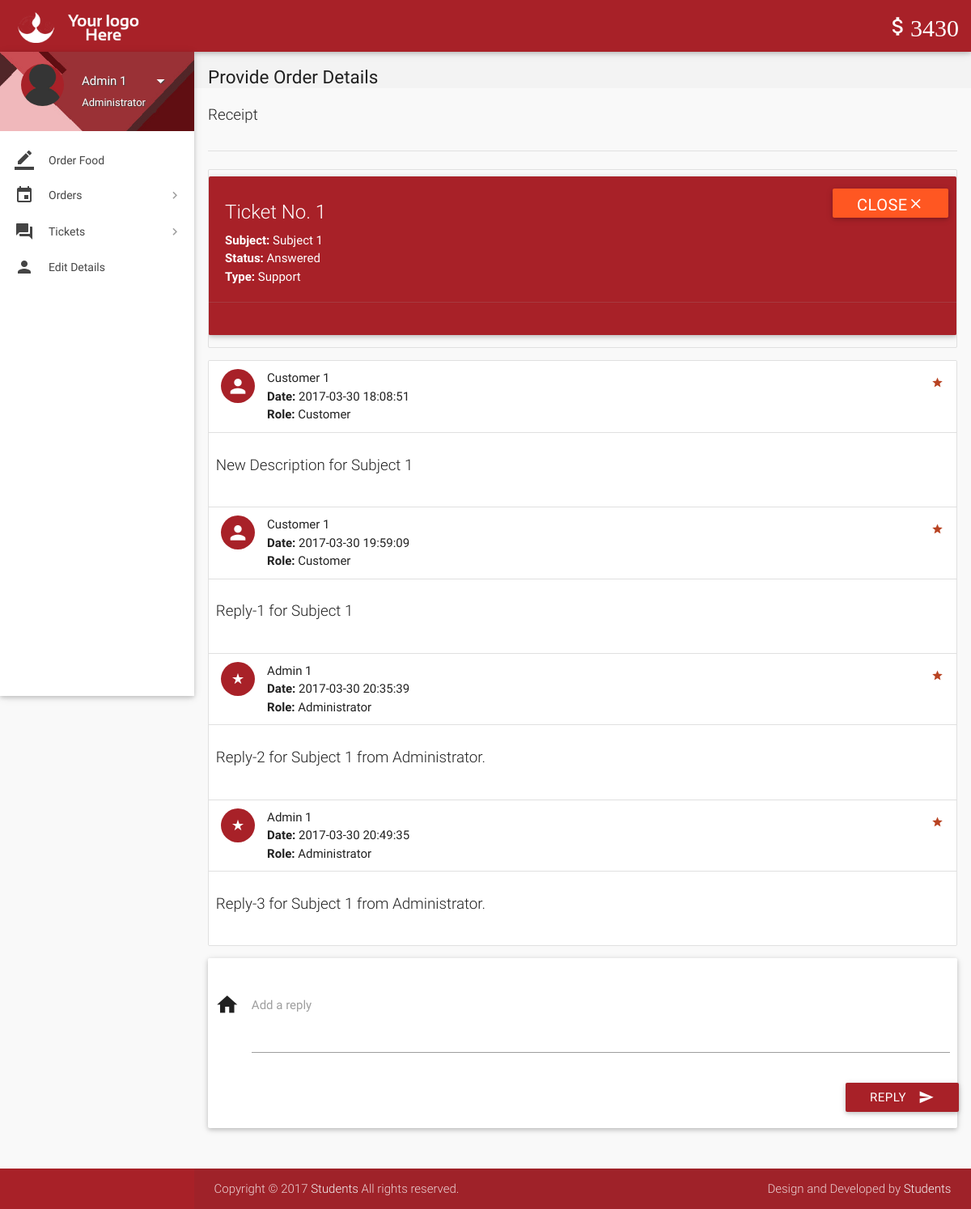
Page /view-ticket-admin.php?id=1 (signed in) on the earlier database version.
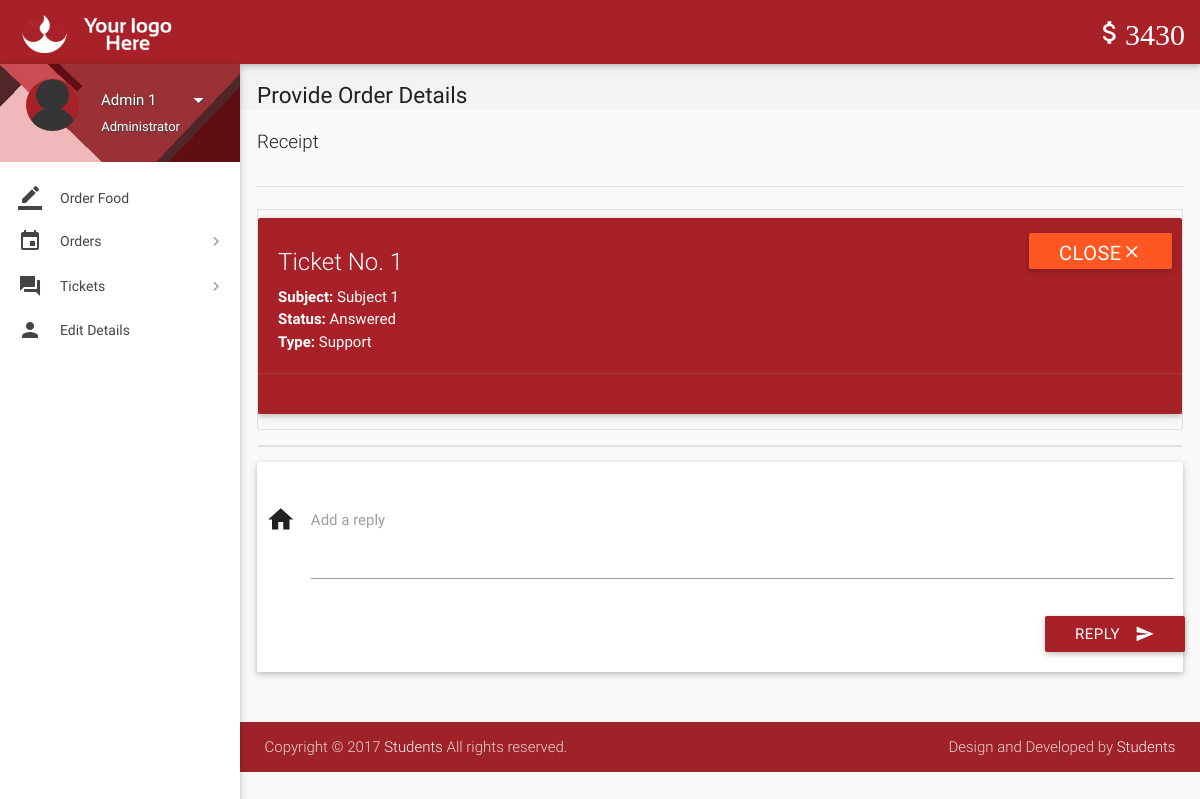
Same page on the later database version.
### tables this page shows
CREATE TABLE `wallet_details` (
  `id` int(11) NOT NULL,
  `wallet_id` int(11) NOT NULL,
  `number` varchar(16) NOT NULL,
  `cvv` int(3) NOT NULL,
  `balance` int(11) NOT NULL DEFAULT 2000
);

CREATE TABLE `tickets` (
  `id` int(11) NOT NULL,
  `poster_id` int(11) NOT NULL,
  `subject` varchar(100) NOT NULL,
  `description` varchar(3000) NOT NULL,
  `status` varchar(8) NOT NULL DEFAULT 'Open',
  `type` varchar(30) NOT NULL DEFAULT 'Others',
  `date` datetime NOT NULL DEFAULT current_timestamp(),
  `deleted` tinyint(4) NOT NULL DEFAULT 0
);

CREATE TABLE `ticket_details` (
  `id` int(11) NOT NULL,
  `ticket_id` int(11) NOT NULL,
  `user_id` int(11) NOT NULL,
  `description` varchar(1000) NOT NULL,
  `date` datetime NOT NULL DEFAULT current_timestamp()
);

CREATE TABLE `users` (
  `id` int(11) NOT NULL,
  `role` varchar(15) NOT NULL DEFAULT 'Customer',
  `name` varchar(15) NOT NULL,
  `username` varchar(10) NOT NULL,
  `password` varchar(16) NOT NULL,
  `email` varchar(35) DEFAULT NULL,
  `address` varchar(300) DEFAULT NULL,
  `contact` bigint(11) NOT NULL,
  `verified` tinyint(1) NOT NULL DEFAULT 0,
  `deleted` tinyint(4) NOT NULL DEFAULT 0
);

### includes/wallet.php (called while the page is built)
<?php
$user_id=$_SESSION['user_id'];
$sql = mysqli_query($con, "SELECT * FROM wallet where customer_id = $user_id");
while($row1 = mysqli_fetch_array($sql)){
$wallet_id = $row1['id'];
}
$sql = mysqli_query($con, "SELECT * FROM wallet_details where wallet_id = $wallet_id");
while($row1 = mysqli_fetch_array($sql)){
$balance = $row1['balance'];
}
?>

### includes/connect.php (called while the page is built, shortened)
<?php
$name = $_SESSION['name'];
$role = $_SESSION['role'];
?>

### view-ticket-admin.php (the view, shortened to what this page needs)
<?php
include 'includes/connect.php';
include 'includes/wallet.php';
$continue=0;
if($_SESSION['admin_sid']==session_id())
{
		$ticket_id = $_GET['id'];
		$sql1 = "SELECT * FROM tickets WHERE id = $ticket_id;";
		if(mysqli_num_rows(mysqli_query($con,$sql1))>0){
			$row  = $con->query($sql1)->fetch_assoc();
			$type = $row['type'];
			$subject = $row['subject'];
			$status = $row['status'];
			$continue=1;
		}
		else
			$continue = 0;
}
if($continue){
?>
<!DOCTYPE html>
<html lang="en">
<head>
  <link href="css/materialize.min.css" type="text/css" rel="stylesheet" media="screen,projection">
  <link href="css/style.min.css" type="text/css" rel="stylesheet" media="screen,projection">
  <link href="css/custom/custom.min.css" type="text/css" rel="stylesheet" media="screen,projection">
  <link href="js/plugins/perfect-scrollbar/perfect-scrollbar.css" type="text/css" rel="stylesheet" media="screen,projection">
</head>
<body>
  <header id="header" class="page-topbar">
        <div class="navbar-fixed">
            <nav class="navbar-color">
                <div class="nav-wrapper">
                    <ul class="left">
                      <li><h1 class="logo-wrapper"><a href="index.php" class="brand-logo darken-1"><img src="images/materialize-logo.png" alt="logo"></a> <span class="logo-text">Logo</span></h1></li>
                    </ul>
                    <ul class="right hide-on-med-and-down">
                        <li><a href="#" class="waves-effect waves-block waves-light"><i class="mdi-editor-attach-money"><?php echo $balance;?></i></a>
                        </li>
                    </ul>
                </div>
            </nav>
        </div>
  </header>
  <div id="main">
    <div class="wrapper">
      <aside id="left-sidebar-nav">
        <ul id="slide-out" class="side-nav fixed leftside-navigation">
            <li class="user-details cyan darken-2">
            <div class="row">
                <div class="col col s4 m4 l4">
                    <img src="images/avatar.jpg" alt="" class="circle responsive-img valign profile-image">
                </div>
                <div class="col col s8 m8 l8">
                    <a class="btn-flat dropdown-button waves-effect waves-light white-text profile-btn" href="#" data-activates="profile-dropdown"><?php echo $name;?> <i class="mdi-navigation-arrow-drop-down right"></i></a>
                    <p class="user-roal"><?php echo $role;?></p>
                </div>
            </div>
            </li>
            <li class="bold"><a href="index.php" class="waves-effect waves-cyan"><i class="mdi-editor-border-color"></i> Order Food</a>
            </li>
                <li class="no-padding">
                    <ul class="collapsible collapsible-accordion">
                        <li class="bold"><a class="collapsible-header waves-effect waves-cyan"><i class="mdi-editor-insert-invitation"></i> Orders</a>
                        </li>
                    </ul>
                </li>
                 <li class="no-padding">
                    <ul class="collapsible collapsible-accordion">
                        <li class="bold"><a class="collapsible-header waves-effect waves-cyan"><i class="mdi-action-question-answer"></i> Tickets</a>
                        </li>
                    </ul>
                </li>
            <li class="bold"><a href="details.php" class="waves-effect waves-cyan"><i class="mdi-social-person"></i> Edit Details</a>
            </li>
        </ul>
        </aside>
      <section id="content">
        <div id="breadcrumbs-wrapper">
          <div class="container">
            <div class="row">
              <div class="col s12 m12 l12">
                <h5 class="breadcrumbs-title">Provide Order Details</h5>
              </div>
            </div>
          </div>
        </div>
        <div class="container">
          <p class="caption">Receipt</p>
          <div class="divider"></div>
<div class="section">
                                <?php
								echo '<ul id="task-card" class="collection with-header">
									<div id="card-alert" class="card cyan">
										<div class="card-content white-text">
										<span class="card-title white-text darken-1">Ticket No. '.$ticket_id.'</span>
										<p><strong>Subject: </strong>'.$subject.'</p>
										<p><strong>Status: </strong>'.$status.'</p>
										<p><strong>Type: </strong>'.$type.'</p>
										</div>
										<div class="card-action cyan">
										<form method="post" action="routers/ticket-status.php">
										<input type="hidden" name="ticket_id" value="'.$ticket_id.'">
										<input type="hidden" name="status" value="'.($status != 'Closed' ? 'Closed' : 'Open').'">
										<button class="waves-effect waves-light deep-orange btn white-text" type="submit" name="action">'
										.($status != 'Closed' ? 'Close<i class="mdi-navigation-close"></i>' : 'Reopen<i class="mdi-navigation-check"></i>').'
										</button>
										</form>
										</div>
									</div>
                                </ul>';
								echo '<ul id="issues-collection" class="collection">';
								$sql1 = mysqli_query($con, "SELECT * from ticket_details WHERE ticket_id = $ticket_id;");
								while($row1 = mysqli_fetch_array($sql1)){
									$sql2 = "SELECT * FROM users WHERE id = ".$row1['user_id'].";";
									if(mysqli_num_rows(mysqli_query($con,$sql2))>0){
										$row2  = $con->query($sql2)->fetch_assoc();
										$name = $row2['name'];
										$role1 = $row2['role'];
									}
								  echo '
								  <li class="collection-item avatar">
									  <i class="'.($role1=='Administrator' ? 'mdi-action-star-rate' : 'mdi-social-person').' cyan circle"></i>
									  <span class="collection-header"> '.$name.'</span>
									  <p><strong>Date:</strong> '.$row1['date'].'</p>
									  <p><strong>Role:</strong> '.$role1.'</p>
									  <a href="#" class="secondary-content">
									  <i class="mdi-action-grade"></i></a>
								  </li>
								  <li class="collection-item">
									  <div class="row">
									  <p class="caption">'.$row1['description'].'</p>
									  </div>
									  </li>';
								}
							  echo '</ul>';
							  if($status != 'Closed'){
							  echo '
							  <div class="card-panel">
                  <div class="row">
                    <form class="formValidate" id="formValidate" method="post" action="routers/ticket-message.php" novalidate="novalidate" class="col s12">
                      <div class="row">
					  <input type="hidden" name="role" value="'.$role.'">
					  <input type="hidden" name="ticket_id" value="'.$ticket_id.'">
                        <div class="input-field col s12">
                          <i class="mdi-action-home prefix"></i>
                          <textarea name="message" id="message" class="materialize-textarea validate" data-error=".errorTxt1"></textarea>
                          <label for="message" class="">Add a reply</label>
						  <div class="errorTxt1"></div>
                        </div>
                        <div class="row">
                          <div class="input-field col s12">
                            <button class="btn cyan waves-effect waves-light right" type="submit" name="action">Reply
                              <i class="mdi-content-send right"></i>
                            </button>
                          </div>
                        </div>
                      </div>
                    </form>
                  </div>
                </div>';
							  }
								?>
          </div>
              </div>
            </div>
        </div>
  <footer class="page-footer">
    <div class="footer-copyright">
      <div class="container">
        <span>Copyright © 2017 <a class="grey-text text-lighten-4" href="#" target="_blank">Students</a> All rights reserved.</span>
        <span class="right"> Design and Developed by <a class="grey-text text-lighten-4" href="#">Students</a></span>
        </div>
    </div>
  </footer>
</body>
</html>
<?php
	}
?>

Differences in the rows shown:
removed ticket_details: user.name "Customer 1", date "2017-03-30 18:08:51", user.role "Customer", description "New Description for Subject 1"
removed ticket_details: user.name "Customer 1", date "2017-03-30 19:59:09", user.role "Customer", description "Reply-1 for Subject 1"
removed ticket_details: user.name "Admin 1", date "2017-03-30 20:35:39", user.role "Administrator", description "Reply-2 for Subject 1 from Administrator."
removed ticket_details: user.name "Admin 1", date "2017-03-30 20:49:35", user.role "Administrator", description "Reply-3 for Subject 1 from Administrator."
